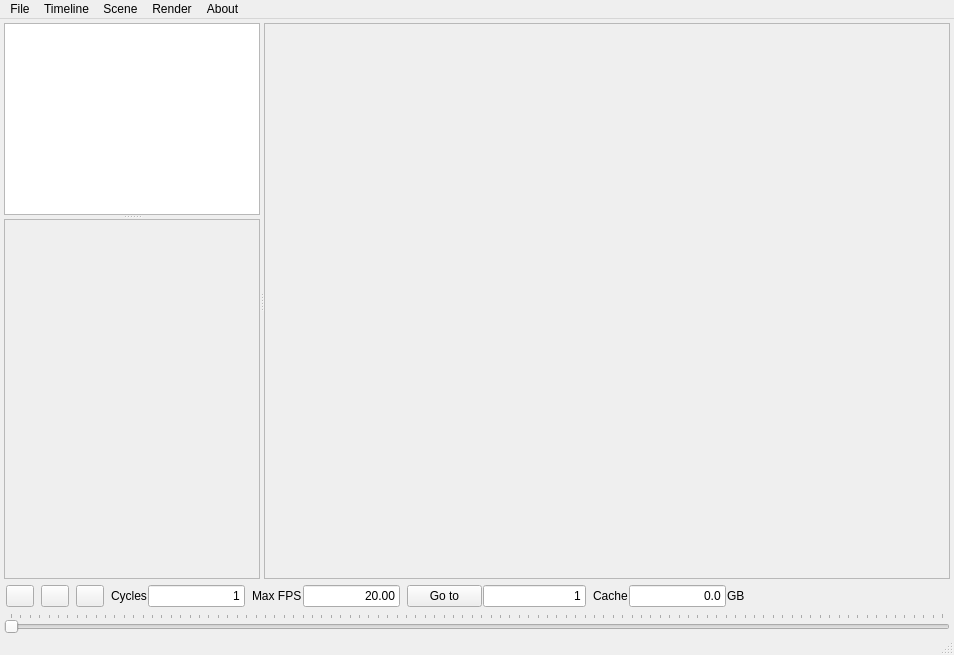
<?xml version="1.0" encoding="UTF-8"?>
<ui version="4.0">
 <class>MainWindow</class>
 <widget class="QMainWindow" name="MainWindow">
  <property name="geometry">
   <rect>
    <x>0</x>
    <y>0</y>
    <width>954</width>
    <height>655</height>
   </rect>
  </property>
  <property name="windowTitle">
   <string>Open Chrono-Morph Viewer</string>
  </property>
  <property name="windowIcon">
   <iconset>
    <normaloff>ui/graphics/icon_window.ico</normaloff>ui/graphics/icon_window.ico</iconset>
  </property>
  <widget class="QWidget" name="central_widget">
   <layout class="QVBoxLayout" name="layout_central_widget">
    <property name="leftMargin">
     <number>4</number>
    </property>
    <property name="topMargin">
     <number>4</number>
    </property>
    <property name="rightMargin">
     <number>4</number>
    </property>
    <property name="bottomMargin">
     <number>0</number>
    </property>
    <item>
     <widget class="QSplitter" name="h_splitter">
      <property name="sizePolicy">
       <sizepolicy hsizetype="Preferred" vsizetype="Expanding">
        <horstretch>0</horstretch>
        <verstretch>0</verstretch>
       </sizepolicy>
      </property>
      <property name="orientation">
       <enum>Qt::Horizontal</enum>
      </property>
      <widget class="QSplitter" name="control_panel">
       <property name="orientation">
        <enum>Qt::Vertical</enum>
       </property>
       <widget class="QListWidget" name="scene_list">
        <property name="sizePolicy">
         <sizepolicy hsizetype="Preferred" vsizetype="Preferred">
          <horstretch>0</horstretch>
          <verstretch>0</verstretch>
         </sizepolicy>
        </property>
        <property name="dragDropMode">
         <enum>QAbstractItemView::InternalMove</enum>
        </property>
        <property name="movement">
         <enum>QListView::Free</enum>
        </property>
       </widget>
       <widget class="QScrollArea" name="scene_scroller">
        <property name="sizePolicy">
         <sizepolicy hsizetype="Expanding" vsizetype="Expanding">
          <horstretch>0</horstretch>
          <verstretch>1</verstretch>
         </sizepolicy>
        </property>
        <property name="sizeAdjustPolicy">
         <enum>QAbstractScrollArea::AdjustIgnored</enum>
        </property>
        <property name="widgetResizable">
         <bool>true</bool>
        </property>
        <property name="alignment">
         <set>Qt::AlignLeading|Qt::AlignLeft|Qt::AlignTop</set>
        </property>
        <widget class="QWidget" name="scene_settings">
         <property name="geometry">
          <rect>
           <x>0</x>
           <y>0</y>
           <width>254</width>
           <height>329</height>
          </rect>
         </property>
        </widget>
       </widget>
      </widget>
      <widget class="QFrame" name="frame_vtk">
       <property name="sizePolicy">
        <sizepolicy hsizetype="Preferred" vsizetype="Preferred">
         <horstretch>1</horstretch>
         <verstretch>0</verstretch>
        </sizepolicy>
       </property>
       <property name="frameShape">
        <enum>QFrame::StyledPanel</enum>
       </property>
       <property name="frameShadow">
        <enum>QFrame::Raised</enum>
       </property>
      </widget>
     </widget>
    </item>
    <item>
     <layout class="QHBoxLayout" name="timeline_layout">
      <property name="spacing">
       <number>7</number>
      </property>
      <property name="leftMargin">
       <number>2</number>
      </property>
      <property name="topMargin">
       <number>0</number>
      </property>
      <property name="rightMargin">
       <number>2</number>
      </property>
      <item>
       <widget class="QPushButton" name="button_play">
        <property name="sizePolicy">
         <sizepolicy hsizetype="Preferred" vsizetype="Preferred">
          <horstretch>0</horstretch>
          <verstretch>0</verstretch>
         </sizepolicy>
        </property>
        <property name="minimumSize">
         <size>
          <width>0</width>
          <height>0</height>
         </size>
        </property>
        <property name="maximumSize">
         <size>
          <width>28</width>
          <height>24</height>
         </size>
        </property>
        <property name="toolTip">
         <string>Automatic timeline advancement</string>
        </property>
        <property name="text">
         <string/>
        </property>
        <property name="icon">
         <iconset>
          <normaloff>ui/graphics/button_play.png</normaloff>
          <normalon>ui/graphics/button_pause.png</normalon>ui/graphics/button_play.png</iconset>
        </property>
        <property name="iconSize">
         <size>
          <width>28</width>
          <height>24</height>
         </size>
        </property>
        <property name="checkable">
         <bool>true</bool>
        </property>
        <property name="checked">
         <bool>false</bool>
        </property>
       </widget>
      </item>
      <item>
       <widget class="QPushButton" name="button_prev">
        <property name="sizePolicy">
         <sizepolicy hsizetype="Preferred" vsizetype="Preferred">
          <horstretch>0</horstretch>
          <verstretch>0</verstretch>
         </sizepolicy>
        </property>
        <property name="maximumSize">
         <size>
          <width>28</width>
          <height>24</height>
         </size>
        </property>
        <property name="toolTip">
         <string>Back one group (Page Up)</string>
        </property>
        <property name="text">
         <string/>
        </property>
        <property name="icon">
         <iconset>
          <normaloff>ui/graphics/button_previous.png</normaloff>ui/graphics/button_previous.png</iconset>
        </property>
        <property name="iconSize">
         <size>
          <width>28</width>
          <height>24</height>
         </size>
        </property>
       </widget>
      </item>
      <item>
       <widget class="QPushButton" name="button_next">
        <property name="sizePolicy">
         <sizepolicy hsizetype="Preferred" vsizetype="Preferred">
          <horstretch>0</horstretch>
          <verstretch>0</verstretch>
         </sizepolicy>
        </property>
        <property name="maximumSize">
         <size>
          <width>28</width>
          <height>24</height>
         </size>
        </property>
        <property name="toolTip">
         <string>Forward one group (Page Down)</string>
        </property>
        <property name="text">
         <string/>
        </property>
        <property name="icon">
         <iconset>
          <normaloff>ui/graphics/button_next.png</normaloff>ui/graphics/button_next.png</iconset>
        </property>
        <property name="iconSize">
         <size>
          <width>28</width>
          <height>24</height>
         </size>
        </property>
       </widget>
      </item>
      <item>
       <widget class="QWidget" name="widget_cycles" native="true">
        <property name="sizePolicy">
         <sizepolicy hsizetype="Preferred" vsizetype="Preferred">
          <horstretch>0</horstretch>
          <verstretch>0</verstretch>
         </sizepolicy>
        </property>
        <layout class="QHBoxLayout" name="layout_cycles" stretch="0,0">
         <property name="spacing">
          <number>1</number>
         </property>
         <property name="leftMargin">
          <number>0</number>
         </property>
         <property name="topMargin">
          <number>0</number>
         </property>
         <property name="rightMargin">
          <number>0</number>
         </property>
         <property name="bottomMargin">
          <number>0</number>
         </property>
         <item>
          <widget class="QLabel" name="label_n_cycles">
           <property name="toolTip">
            <string>How many times to repeat a group before advancing (0 = repeat forever)</string>
           </property>
           <property name="text">
            <string>Cycles</string>
           </property>
          </widget>
         </item>
         <item>
          <widget class="QLineEdit" name="edit_n_cycles">
           <property name="sizePolicy">
            <sizepolicy hsizetype="Preferred" vsizetype="Fixed">
             <horstretch>1</horstretch>
             <verstretch>0</verstretch>
            </sizepolicy>
           </property>
           <property name="minimumSize">
            <size>
             <width>20</width>
             <height>0</height>
            </size>
           </property>
           <property name="toolTip">
            <string>How many times to repeat a group before advancing (0 = repeat forever)</string>
           </property>
           <property name="text">
            <string>1</string>
           </property>
           <property name="alignment">
            <set>Qt::AlignRight|Qt::AlignTrailing|Qt::AlignVCenter</set>
           </property>
          </widget>
         </item>
        </layout>
       </widget>
      </item>
      <item>
       <widget class="QWidget" name="widget_fps" native="true">
        <property name="sizePolicy">
         <sizepolicy hsizetype="Preferred" vsizetype="Preferred">
          <horstretch>0</horstretch>
          <verstretch>0</verstretch>
         </sizepolicy>
        </property>
        <layout class="QHBoxLayout" name="layout_fps" stretch="0,0">
         <property name="spacing">
          <number>1</number>
         </property>
         <property name="leftMargin">
          <number>0</number>
         </property>
         <property name="topMargin">
          <number>0</number>
         </property>
         <property name="rightMargin">
          <number>0</number>
         </property>
         <property name="bottomMargin">
          <number>0</number>
         </property>
         <item>
          <widget class="QLabel" name="label_fps">
           <property name="toolTip">
            <string>The maximum rate to play volumes</string>
           </property>
           <property name="text">
            <string>Max FPS</string>
           </property>
          </widget>
         </item>
         <item>
          <widget class="QLineEdit" name="edit_fps">
           <property name="sizePolicy">
            <sizepolicy hsizetype="Preferred" vsizetype="Fixed">
             <horstretch>1</horstretch>
             <verstretch>0</verstretch>
            </sizepolicy>
           </property>
           <property name="minimumSize">
            <size>
             <width>40</width>
             <height>0</height>
            </size>
           </property>
           <property name="baseSize">
            <size>
             <width>0</width>
             <height>0</height>
            </size>
           </property>
           <property name="toolTip">
            <string>Volume rate (volumes/sec)</string>
           </property>
           <property name="inputMask">
            <string>99.99</string>
           </property>
           <property name="text">
            <string>20.00</string>
           </property>
           <property name="maxLength">
            <number>5</number>
           </property>
           <property name="alignment">
            <set>Qt::AlignRight|Qt::AlignTrailing|Qt::AlignVCenter</set>
           </property>
          </widget>
         </item>
        </layout>
       </widget>
      </item>
      <item>
       <widget class="QWidget" name="widget_goto" native="true">
        <property name="sizePolicy">
         <sizepolicy hsizetype="Preferred" vsizetype="Preferred">
          <horstretch>0</horstretch>
          <verstretch>0</verstretch>
         </sizepolicy>
        </property>
        <layout class="QHBoxLayout" name="layout_goto" stretch="0,0">
         <property name="spacing">
          <number>1</number>
         </property>
         <property name="leftMargin">
          <number>0</number>
         </property>
         <property name="topMargin">
          <number>0</number>
         </property>
         <property name="rightMargin">
          <number>0</number>
         </property>
         <property name="bottomMargin">
          <number>0</number>
         </property>
         <item>
          <widget class="QPushButton" name="button_goto_time">
           <property name="sizePolicy">
            <sizepolicy hsizetype="Preferred" vsizetype="Fixed">
             <horstretch>0</horstretch>
             <verstretch>0</verstretch>
            </sizepolicy>
           </property>
           <property name="minimumSize">
            <size>
             <width>40</width>
             <height>0</height>
            </size>
           </property>
           <property name="toolTip">
            <string>Jump to the index specified</string>
           </property>
           <property name="text">
            <string>Go to</string>
           </property>
          </widget>
         </item>
         <item>
          <widget class="QLineEdit" name="edit_goto_time">
           <property name="sizePolicy">
            <sizepolicy hsizetype="Preferred" vsizetype="Fixed">
             <horstretch>0</horstretch>
             <verstretch>0</verstretch>
            </sizepolicy>
           </property>
           <property name="minimumSize">
            <size>
             <width>20</width>
             <height>0</height>
            </size>
           </property>
           <property name="toolTip">
            <string>This is the index to jump to when &quot;go to&quot; is pressed</string>
           </property>
           <property name="text">
            <string>1</string>
           </property>
           <property name="alignment">
            <set>Qt::AlignRight|Qt::AlignTrailing|Qt::AlignVCenter</set>
           </property>
          </widget>
         </item>
        </layout>
       </widget>
      </item>
      <item>
       <widget class="QWidget" name="widget_cache" native="true">
        <property name="sizePolicy">
         <sizepolicy hsizetype="Preferred" vsizetype="Preferred">
          <horstretch>0</horstretch>
          <verstretch>0</verstretch>
         </sizepolicy>
        </property>
        <layout class="QHBoxLayout" name="layout_cache" stretch="0,0,0">
         <property name="spacing">
          <number>1</number>
         </property>
         <property name="leftMargin">
          <number>0</number>
         </property>
         <property name="topMargin">
          <number>0</number>
         </property>
         <property name="rightMargin">
          <number>0</number>
         </property>
         <property name="bottomMargin">
          <number>0</number>
         </property>
         <item>
          <widget class="QLabel" name="label_cache">
           <property name="toolTip">
            <string>Volumes in the timeline are preloaded until the cache is full</string>
           </property>
           <property name="text">
            <string>Cache</string>
           </property>
          </widget>
         </item>
         <item>
          <widget class="QLineEdit" name="edit_cache_limit">
           <property name="sizePolicy">
            <sizepolicy hsizetype="Preferred" vsizetype="Fixed">
             <horstretch>1</horstretch>
             <verstretch>0</verstretch>
            </sizepolicy>
           </property>
           <property name="minimumSize">
            <size>
             <width>30</width>
             <height>0</height>
            </size>
           </property>
           <property name="toolTip">
            <string>How many GB to limit the volume cache to</string>
           </property>
           <property name="text">
            <string>0.0</string>
           </property>
           <property name="alignment">
            <set>Qt::AlignRight|Qt::AlignTrailing|Qt::AlignVCenter</set>
           </property>
          </widget>
         </item>
         <item>
          <widget class="QLabel" name="label_cache_unit">
           <property name="text">
            <string>GB</string>
           </property>
          </widget>
         </item>
        </layout>
       </widget>
      </item>
      <item>
       <spacer name="h_spacer_timeline">
        <property name="orientation">
         <enum>Qt::Horizontal</enum>
        </property>
        <property name="sizeHint" stdset="0">
         <size>
          <width>200</width>
          <height>0</height>
         </size>
        </property>
       </spacer>
      </item>
      <item>
       <widget class="QLabel" name="label_timepoint">
        <property name="sizePolicy">
         <sizepolicy hsizetype="Preferred" vsizetype="Preferred">
          <horstretch>0</horstretch>
          <verstretch>0</verstretch>
         </sizepolicy>
        </property>
        <property name="toolTip">
         <string>Timeline info</string>
        </property>
        <property name="text">
         <string/>
        </property>
       </widget>
      </item>
     </layout>
    </item>
    <item>
     <widget class="QSlider" name="slider_timeline">
      <property name="sizePolicy">
       <sizepolicy hsizetype="Preferred" vsizetype="Preferred">
        <horstretch>0</horstretch>
        <verstretch>0</verstretch>
       </sizepolicy>
      </property>
      <property name="toolTip">
       <string>The timeline is for choosing which volume to view</string>
      </property>
      <property name="tracking">
       <bool>false</bool>
      </property>
      <property name="orientation">
       <enum>Qt::Horizontal</enum>
      </property>
      <property name="tickPosition">
       <enum>QSlider::TicksAbove</enum>
      </property>
      <property name="tickInterval">
       <number>1</number>
      </property>
     </widget>
    </item>
   </layout>
  </widget>
  <widget class="QMenuBar" name="menubar">
   <property name="geometry">
    <rect>
     <x>0</x>
     <y>0</y>
     <width>954</width>
     <height>26</height>
    </rect>
   </property>
   <widget class="QMenu" name="menu_file">
    <property name="title">
     <string>File</string>
    </property>
    <property name="toolTipsVisible">
     <bool>true</bool>
    </property>
    <addaction name="action_open"/>
    <addaction name="separator"/>
    <addaction name="action_save_scene"/>
    <addaction name="action_save_scene_as"/>
    <addaction name="action_save_keyframe"/>
    <addaction name="action_load_scene"/>
   </widget>
   <widget class="QMenu" name="menu_render">
    <property name="title">
     <string>Render</string>
    </property>
    <property name="toolTipsVisible">
     <bool>true</bool>
    </property>
    <addaction name="action_screenshot"/>
    <addaction name="action_render_settings"/>
   </widget>
   <widget class="QMenu" name="menu_timeline">
    <property name="title">
     <string>Timeline</string>
    </property>
    <property name="toolTipsVisible">
     <bool>true</bool>
    </property>
    <addaction name="action_play_pause"/>
    <addaction name="action_next_volume"/>
    <addaction name="action_prev_volume"/>
    <addaction name="action_next_group"/>
    <addaction name="action_prev_group"/>
    <addaction name="action_start_of_group"/>
    <addaction name="action_end_of_group"/>
   </widget>
   <widget class="QMenu" name="menu_about">
    <property name="title">
     <string>About</string>
    </property>
    <property name="toolTipsVisible">
     <bool>true</bool>
    </property>
    <addaction name="action_project"/>
    <addaction name="action_acknowledgements"/>
    <addaction name="action_version"/>
   </widget>
   <widget class="QMenu" name="menu_scene">
    <property name="title">
     <string>Scene</string>
    </property>
    <property name="toolTipsVisible">
     <bool>true</bool>
    </property>
    <addaction name="action_delete_item"/>
    <addaction name="action_deselect_item"/>
    <addaction name="action_toggle_item"/>
    <addaction name="separator"/>
    <addaction name="action_look_at_plane"/>
    <addaction name="action_plane_to_view"/>
    <addaction name="separator"/>
    <addaction name="action_adjust_channels"/>
    <addaction name="action_place_control_point"/>
   </widget>
   <addaction name="menu_file"/>
   <addaction name="menu_timeline"/>
   <addaction name="menu_scene"/>
   <addaction name="menu_render"/>
   <addaction name="menu_about"/>
  </widget>
  <widget class="QStatusBar" name="statusbar"/>
  <action name="action_open">
   <property name="text">
    <string>Open Volumes...</string>
   </property>
   <property name="toolTip">
    <string>Load a set of NRRD files</string>
   </property>
  </action>
  <action name="action_save_scene">
   <property name="text">
    <string>Save Scene...</string>
   </property>
   <property name="toolTip">
    <string>Write all settings and visual elements to the save file</string>
   </property>
  </action>
  <action name="action_load_scene">
   <property name="text">
    <string>Load Scene...</string>
   </property>
   <property name="toolTip">
    <string>Update the visual elements and settings from a file</string>
   </property>
  </action>
  <action name="action_screenshot">
   <property name="text">
    <string>To Image...</string>
   </property>
   <property name="toolTip">
    <string>Save the current view as an image</string>
   </property>
  </action>
  <action name="action_render_settings">
   <property name="text">
    <string>Settings...</string>
   </property>
   <property name="toolTip">
    <string>Edit settings related to the render frame</string>
   </property>
  </action>
  <action name="action_print_item">
   <property name="text">
    <string>Print Item</string>
   </property>
  </action>
  <action name="action_toggle_item">
   <property name="text">
    <string>Toggle Item</string>
   </property>
   <property name="toolTip">
    <string>Check/uncheck the active scene item</string>
   </property>
  </action>
  <action name="action_look_at_plane">
   <property name="text">
    <string>Look at Plane</string>
   </property>
   <property name="toolTip">
    <string>Move the camera so it is normal to the active plane</string>
   </property>
  </action>
  <action name="action_plane_to_view">
   <property name="text">
    <string>Plane to View</string>
   </property>
   <property name="toolTip">
    <string>Turn the active plane so it is normal to the camera</string>
   </property>
  </action>
  <action name="action_play_pause">
   <property name="text">
    <string>Play/Pause</string>
   </property>
   <property name="toolTip">
    <string>Autoplay or stop autoplaying volumes</string>
   </property>
  </action>
  <action name="action_next_volume">
   <property name="text">
    <string>Next Volume</string>
   </property>
   <property name="toolTip">
    <string>Move the timeline slider right by one step</string>
   </property>
  </action>
  <action name="action_prev_volume">
   <property name="text">
    <string>Prev. Volume</string>
   </property>
   <property name="toolTip">
    <string>Move the timeline slider left by one step</string>
   </property>
  </action>
  <action name="action_increase_phase">
   <property name="text">
    <string>Increase Phase</string>
   </property>
   <property name="toolTip">
    <string>Adjust which volume in the sequence goes first</string>
   </property>
  </action>
  <action name="action_decrease_phase">
   <property name="text">
    <string>Decrease Phase</string>
   </property>
   <property name="toolTip">
    <string>Adjust which volume in the sequence goes first</string>
   </property>
  </action>
  <action name="action_save_keyframe">
   <property name="text">
    <string>Save Keyframe</string>
   </property>
   <property name="toolTip">
    <string>Save the selected subset of the visual elements in the scene to a keyframe</string>
   </property>
  </action>
  <action name="action_next_group">
   <property name="text">
    <string>Next Group</string>
   </property>
   <property name="toolTip">
    <string>Jump to the next volume group</string>
   </property>
  </action>
  <action name="action_prev_group">
   <property name="text">
    <string>Prev. Group</string>
   </property>
   <property name="toolTip">
    <string>Jump to the previous volume group</string>
   </property>
  </action>
  <action name="action_project">
   <property name="text">
    <string>Project...</string>
   </property>
   <property name="toolTip">
    <string>Go to the project page on GitHub</string>
   </property>
  </action>
  <action name="action_acknowledgements">
   <property name="text">
    <string>Acknowledgements...</string>
   </property>
   <property name="toolTip">
    <string>Display the acknowledgements</string>
   </property>
  </action>
  <action name="action_version">
   <property name="text">
    <string>Version...</string>
   </property>
   <property name="toolTip">
    <string>Display the current version number</string>
   </property>
  </action>
  <action name="action_deselect_item">
   <property name="text">
    <string>Deselect Item</string>
   </property>
   <property name="toolTip">
    <string>Hide the current item controller by deselecting it</string>
   </property>
  </action>
  <action name="action_save_scene_as">
   <property name="text">
    <string>Save Scene As...</string>
   </property>
   <property name="toolTip">
    <string>Write all settings and visual elements to a file</string>
   </property>
  </action>
  <action name="action_start_of_group">
   <property name="text">
    <string>Start of Group</string>
   </property>
   <property name="toolTip">
    <string>Jump to the first volume of the current group</string>
   </property>
  </action>
  <action name="action_end_of_group">
   <property name="text">
    <string>End of Group</string>
   </property>
   <property name="toolTip">
    <string>Jump to the last volume of the current group</string>
   </property>
  </action>
  <action name="action_place_control_point">
   <property name="text">
    <string>Place Control Point</string>
   </property>
   <property name="toolTip">
    <string>Add a new control point underneath the cursor position</string>
   </property>
  </action>
  <action name="action_delete_item">
   <property name="text">
    <string>Delete Item</string>
   </property>
   <property name="toolTip">
    <string>Delete the active item</string>
   </property>
  </action>
  <action name="action_adjust_channels">
   <property name="text">
    <string>Adjust Channels</string>
   </property>
   <property name="toolTip">
    <string>Set the channel ranges using the histogram from the current volume</string>
   </property>
  </action>
 </widget>
 <resources/>
 <connections/>
</ui>
